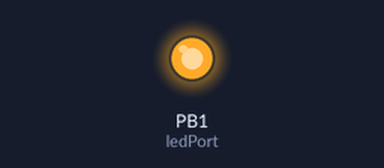
A sketch run on a simulated ATtiny85, built with avr-gcc and run on an emulated ATtiny85. On the bench: output pins drawn as LEDs (lit = HIGH).

Above: at 0.15 s.
At 13.7 s:
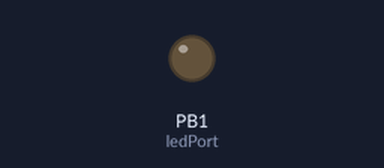
Timing chart, 0 to 20.0 s (numbered marks = the images above):
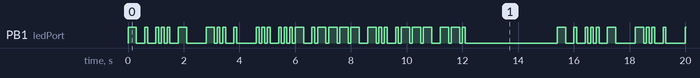

Measured:
- by itself, PB1 (ledPort): moves between LOW and HIGH, repeating every 15.4 s
- by itself, everything shown: repeats every 15.4 s, in 64 steps

The sketch:

cwbeacon.ino
```cpp
// (licence header left out)
#include <avr/pgmspace.h>


// this is the port where the LED is connected (on digispark this is pin 1)
#define ledPort 1

// this defines the keying level and provides a quick way to change the keying method.
// when we use a LED we need HIGH to turn the LED on and LOW to turn the LED off
// but if we select to connect an external switching hardware , this may need to be reversed
#define MORSE_KEY_DOWN  HIGH
#define MORSE_KEY_UP    LOW

// delay before repeating the message (in Ms)
#define repeatDelayMs 3000

// transmission speed (in words per minute)
#define speedWPM 12


// element duration is according to Farnsworth Technique
// see : http://www.arrl.org/files/file/Technology/x9004008.pdf
#define dotDuration  1200 / speedWPM          // element duration in milliseconds
#define dashDuration        dotDuration * 3

#define interSymbolDuration dotDuration
#define interCharDuration   dotDuration * 3
#define interWordDuration   dotDuration * 7

//////////////////////////////////////////////////////////////////////////////////////////////
//
// this is the beacon message (only capital letters, numbers and a few symbols - see below)
//
//////////////////////////////////////////////////////////////////////////////////////////////
char const msg[] = "TEST DE SV1DJG";

// Morse code table
// ----------------
// Morse code elements are variable length and transmitted Msb first.
// we need to know the length of each element so we save
// it along with the element as the first part of the pair in the table.
//
// Each element is made up from 1's and 0's where:
// 1 means DOT
// 0 mean DASH
// for example, A is DOT-DASH which is translated to 10.
// B is DASH-DOT-DOT-DOT which is translated to 0111 etc.
// these are encoded as binary values and paired with their length
// for example
//    A -> 2,B10
//    B -> 4,B0111
// etc
//
// table of elements for Morse cose numbers do not follow this as all elements are 5 digits long
// (so we save space in the symbol table)
//
byte const letters[] PROGMEM =
{
  2,B10,   // A
  4,B0111, // B
  4,B0101, // C
  3,B011,  // D
  1,B1,    // E
  4,B1101, // F
  3,B001,  // G
  4,B1111, // H
  2,B11,   // I
  4,B1000, // J
  3,B010,  // K
  4,B1011, // L
  2,B00,   // M
  2,B01,   // N
  3,B000,  // O
  4,B1001, // P
  4,B0010, // Q
  3,B101,  // R
  3,B111,  // S
  1,B0,    // T
  3,B110,  // U
  4,B1110, // V
  3,B100,  // W
  4,B0110, // X
  4,B0100, // Y
  4,B0011, // Z
};

byte const numbers[] PROGMEM =
{
  B00000, // 0
  B10000, // 1
  B11000, // 2
  B11100, // 3
  B11110, // 4
  B11111, // 5
  B01111, // 6
  B00111, // 7
  B00011, // 8
  B00001, // 9
};


byte const symbols[] PROGMEM =
{
  6,B101010,  // Full-stop (period)
  6,B001100,  // Comma
  6,B110011,  // Question mark (query)
  5,B01101 ,  // Slash
  5,B01110 ,  // Equals sign
};

// transmits a morse element (either a dot or a dash)
void sendSymbol(boolean sendDot)
{
  digitalWrite(ledPort, MORSE_KEY_DOWN);
  delay(sendDot ? dotDuration : dashDuration);
  digitalWrite(ledPort, MORSE_KEY_UP);
}

// transmits an ASCII character in Morse Code
void sendCharacter(char c)
{
  byte numberOfBits = 0;
  byte elementCode  = 0;

  if (c >= 'A' && c <='Z')
  {
    int elementIndex = (int)(c-'A');
    numberOfBits = pgm_read_byte(&letters[elementIndex * 2]);
    elementCode  = pgm_read_byte(&letters[elementIndex * 2 + 1]);
  }
  else if (c >= '0' && c <='9')
  {
    int elementIndex = (int)(c-'0');
    numberOfBits = 5;
    elementCode  = pgm_read_byte(&numbers[elementIndex]);
  }
  else if (c == ' ')
  {
    // adjust delay because we have already "waited" for a character separation duration
    // NOTE:this delay will not be 100% accurate if the first character in the message is SPACE
    delay(interWordDuration-interCharDuration);
  }
  else
  {
    int elementIndex = -1;

    if (c == '.')      elementIndex = 0;
    else if (c == ',') elementIndex = 1;
    else if (c == '?') elementIndex = 2;
    else if (c == '/') elementIndex = 3;
    else if (c == '=') elementIndex = 4;

    if (elementIndex != -1)
    {
      numberOfBits = pgm_read_byte(&symbols[elementIndex * 2]);
      elementCode  = pgm_read_byte(&symbols[elementIndex * 2 + 1]);
    }
  }


  if (numberOfBits > 0)
  {
    byte mask = 0x01 << (numberOfBits - 1);

    while (numberOfBits > 0 )
    {

      sendSymbol((elementCode & mask) == mask);
      delay(interSymbolDuration);
      mask = mask >> 1;
      --numberOfBits;
    }
     // adjust delay because we have already "waited" for a dot duration
     delay(interCharDuration - interSymbolDuration);
   }

}

// transmits an ASCII message in Morse Code
void sendMessage(const char* msg)
{
  while (*msg)
    sendCharacter(*msg++);

}


void setup()
{
  // initialize the digital pin as an output.
  pinMode(ledPort, OUTPUT);
}

// transmits a message over and over again forever:
void loop()
{
  // transmit message...
  sendMessage(msg);
  // wait and repeat
  delay(repeatDelayMs);
}
```
